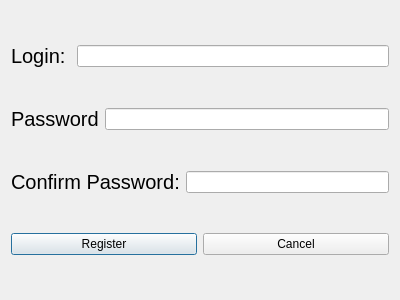
<?xml version="1.0" encoding="UTF-8"?>
<ui version="4.0">
 <class>Register</class>
 <widget class="QDialog" name="Register">
  <property name="geometry">
   <rect>
    <x>0</x>
    <y>0</y>
    <width>400</width>
    <height>300</height>
   </rect>
  </property>
  <property name="windowTitle">
   <string>Dialog</string>
  </property>
  <layout class="QVBoxLayout" name="verticalLayout">
   <item>
    <layout class="QHBoxLayout" name="horizontalLayout">
     <item>
      <widget class="QLabel" name="LoginLabel">
       <property name="font">
        <font>
         <pointsize>15</pointsize>
        </font>
       </property>
       <property name="text">
        <string>Login: </string>
       </property>
      </widget>
     </item>
     <item>
      <widget class="QLineEdit" name="LoginEdit">
       <property name="maxLength">
        <number>15</number>
       </property>
      </widget>
     </item>
    </layout>
   </item>
   <item>
    <layout class="QHBoxLayout" name="horizontalLayout_2">
     <item>
      <widget class="QLabel" name="PasswordLabel">
       <property name="font">
        <font>
         <pointsize>15</pointsize>
        </font>
       </property>
       <property name="text">
        <string>Password</string>
       </property>
      </widget>
     </item>
     <item>
      <widget class="QLineEdit" name="PasswordEdit">
       <property name="maxLength">
        <number>8</number>
       </property>
       <property name="echoMode">
        <enum>QLineEdit::Password</enum>
       </property>
      </widget>
     </item>
    </layout>
   </item>
   <item>
    <layout class="QHBoxLayout" name="horizontalLayout_3">
     <item>
      <widget class="QLabel" name="ConfirmPasswordLabel">
       <property name="font">
        <font>
         <pointsize>15</pointsize>
        </font>
       </property>
       <property name="text">
        <string>Confirm Password:</string>
       </property>
      </widget>
     </item>
     <item>
      <widget class="QLineEdit" name="ConfirmPasswordEdit">
       <property name="maxLength">
        <number>8</number>
       </property>
       <property name="echoMode">
        <enum>QLineEdit::Password</enum>
       </property>
      </widget>
     </item>
    </layout>
   </item>
   <item>
    <layout class="QHBoxLayout" name="horizontalLayout_4">
     <item>
      <widget class="QPushButton" name="RegisterButton">
       <property name="text">
        <string>Register</string>
       </property>
      </widget>
     </item>
     <item>
      <widget class="QPushButton" name="CancelButton">
       <property name="text">
        <string>Cancel</string>
       </property>
      </widget>
     </item>
    </layout>
   </item>
  </layout>
 </widget>
 <resources/>
 <connections/>
</ui>
